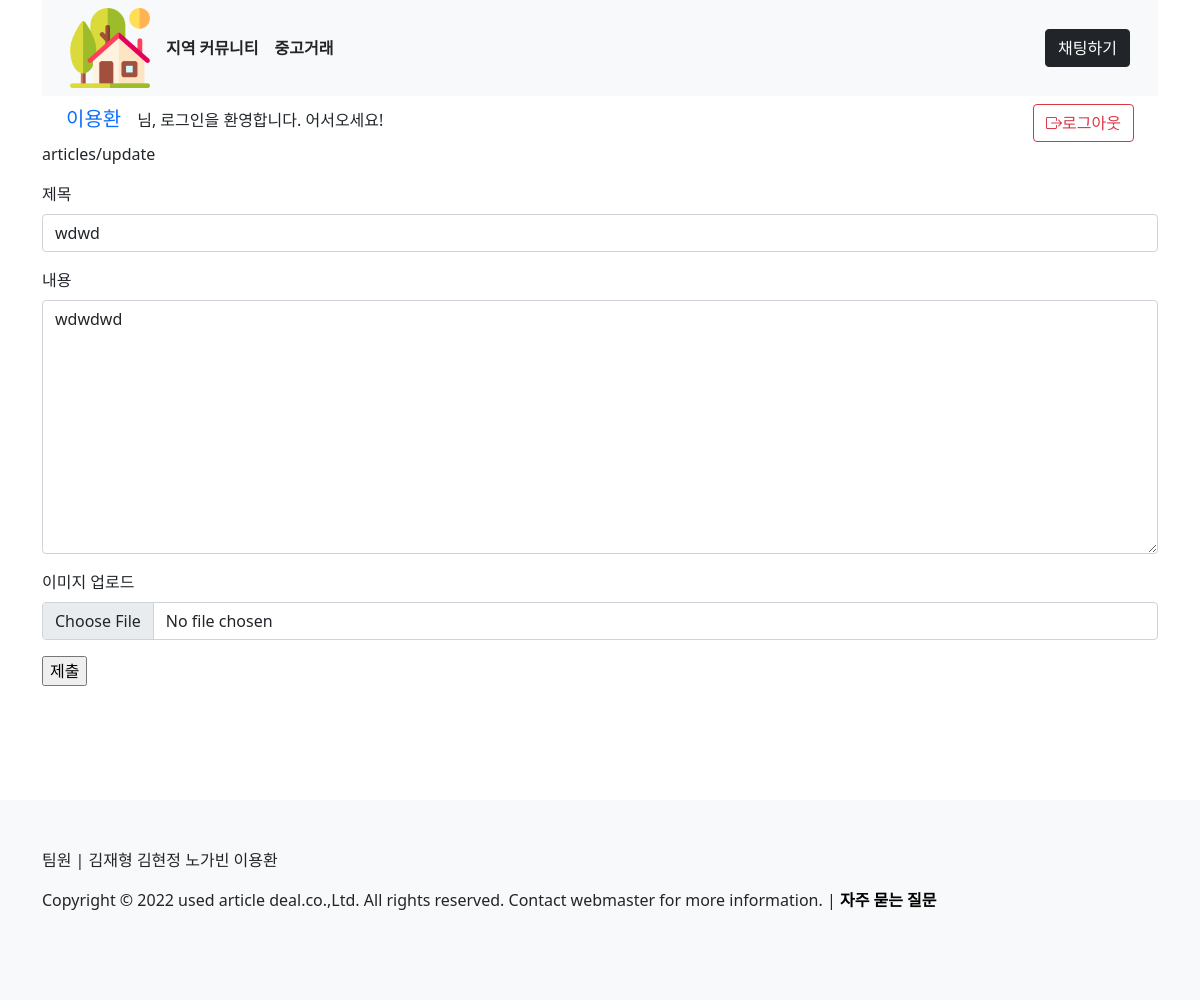
Screenshot of /update/1/ (signed in) with the database file from the repository.
### accounts/models.py (models this page shows)
class User(AbstractUser):
    followings = models.ManyToManyField("self", symmetrical=False, related_name="followers")
    celsius = models.FloatField(default=36.5)
    blocking = models.ManyToManyField('self', symmetrical=False, related_name='blockers')
    secession = models.BooleanField(default=False)
    updated_at = models.DateTimeField(auto_now=True)

### articles/models.py (models this page shows)
class Article(models.Model):
    title = models.CharField(max_length=20)
    content = models.TextField()
    created_at = models.DateTimeField(auto_now_add=True)
    updated_at = models.DateTimeField(auto_now=True)
    image = ProcessedImageField(upload_to='images/', blank=True,
                                processors=[ResizeToFill(1200, 960)],
                                format='JPEG',
                                options={'quality': 80})
    user = models.ForeignKey(settings.AUTH_USER_MODEL, on_delete=models.CASCADE)
    like_users = models.ManyToManyField(settings.AUTH_USER_MODEL, related_name='like_articles')
    unlike_users = models.ManyToManyField(settings.AUTH_USER_MODEL, related_name='unlike_articles')
    hitCount = models.IntegerField(default=0)

### articles/views.py (the view)
# urls.py: path('update/<int:pk>/', views.update, name='update'),
@login_required
def update(request, pk):
    article = Article.objects.get(pk=pk)
    if request.user == article.user:
        if request.method == 'POST':
            article_form = ArticleForm(request.POST, request.FILES, instance=article)
            if article_form.is_valid():
                article_form.save()
                return redirect("articles:detail", article.pk)
        else:
            article_form = ArticleForm(instance=article)
        context = {
            'article_form': article_form
        }
        return render(request, 'articles/update.html', context)
    else:
        messages.warning(request, '작성자만 수정할 수 있습니다.')
        return redirect('articles:detail', article.pk)

### articles/forms.py
class ArticleForm(forms.ModelForm):
    class Meta:
        model = Article
        fields = ('title', 'content', 'image',)
        labels = {
            'title': '제목',
            'content': '내용',
            'image': '이미지 업로드',
        }

### articles/templates/articles/update.html (shortened to what this page needs)
{% extends 'base.html' %}
{% load django_bootstrap5 %}
{% block content %}
<p>articles/update</p>
<form action="" method="POST" enctype="multipart/form-data">
  {% bootstrap_form article_form %}
  <input type='submit' value='제출'>
</form>
{% endblock %}

### templates/base.html (shortened to what this page needs)
{% load static %}
<!DOCTYPE html>
<html lang="en" style="height:100%;">
<head>
    <link href="https://cdn.jsdelivr.net/npm/bootstrap@5.1.2/dist/css/bootstrap.min.css" rel="stylesheet">
    <link rel="stylesheet" href="https://cdn.jsdelivr.net/npm/bootstrap-icons@1.9.1/font/bootstrap-icons.css">
</head>
<body style="height: 100%;">
    <div class="container" style="min-height: 100%;position:relative;">
        <nav class="navbar navbar-expand-lg bg-light">
            <div class="container-fluid">
                <a class="navbar-brand text-success" href="{% url 'articles:index' %}" style="text-decoration:none;">
                    <a href="{% url 'articles:index' %}" style="text-decoration:none;" class="text-dark fw-bold"><img src="{% static './images/logo.png' %}" style="width:5rem; height:5rem;"></a>
                </a>
                <div class="collapse navbar-collapse" id="navbarSupportedContent">
                    <ul class="navbar-nav me-auto mb-2 mb-lg-0">
                        {% if request.user.is_authenticated %}
                        <li class="nav-item">
                            <a class="nav-link text-dark ms-2 fw-bold" aria-current="page" href="{% url 'articles:index' %}" style="text-decoration:none;">지역 커뮤니티</a>
                        </li>
                        <li class="nav-item">
                            <a class="nav-link text-dark fw-bold" href="{% url 'products:index' %}" style="text-decoration:none;">중고거래</a>
                        </li>
                    </ul>
                    <a class='btn btn-dark ms-2' href="{% url 'chats:index' %}">채팅하기</a>
                </div>
                {% else %}
                <a class="navbar-brand " href="{% url 'accounts:login' %} "></a>
                <span>방문해주셔서 감사합니다! 서비스를 이용하시려면 <a href="{% url 'accounts:signup' %} ">회원가입</a> 또는 <a href="{% url 'accounts:login' %} ">로그인</a>을 해주세요. 😎</span> {% endif %}
            </div>
        </nav>
        {% if request.user.is_authenticated %}
        <div class="mt-2 mb-2">
            <span>
                <a class="navbar-brand ms-4" href="{% url 'accounts:profile' request.user.username %} ">{{request.user}}</a>님, 로그인을 환영합니다. 어서오세요!
            </span>
            <span class="float-end">
                <a class="btn btn-outline-danger mx-4" href="{% url 'accounts:logout' %}" style="text-decoration:none;" role="button">
                  <i class="bi bi-box-arrow-right"></i>로그아웃</a>
            </span>
        </div>
        {% endif %}
        {% block content %} {% endblock content %}
    </div>
    <footer class="bg-light position-relative bottom-0" style="height:200px; bottom: 0;">
        <div class="container">
            <p class="pt-5">팀원 | 김재형 김현정 노가빈 이용환</p>
            <p>Copyright © 2022 used article deal.co.,Ltd. All rights reserved. Contact webmaster for more information. | <span class="fw-bold"><a href="{% url 'accounts:quest' %}" class="text-decoration-none text-black">자주 묻는 질문</a></span></p>
        </div>
    </footer>
</body>
</html>

### rows the page displays
User: user "이용환"
Article: title "wdwd", content "wdwdwd"
